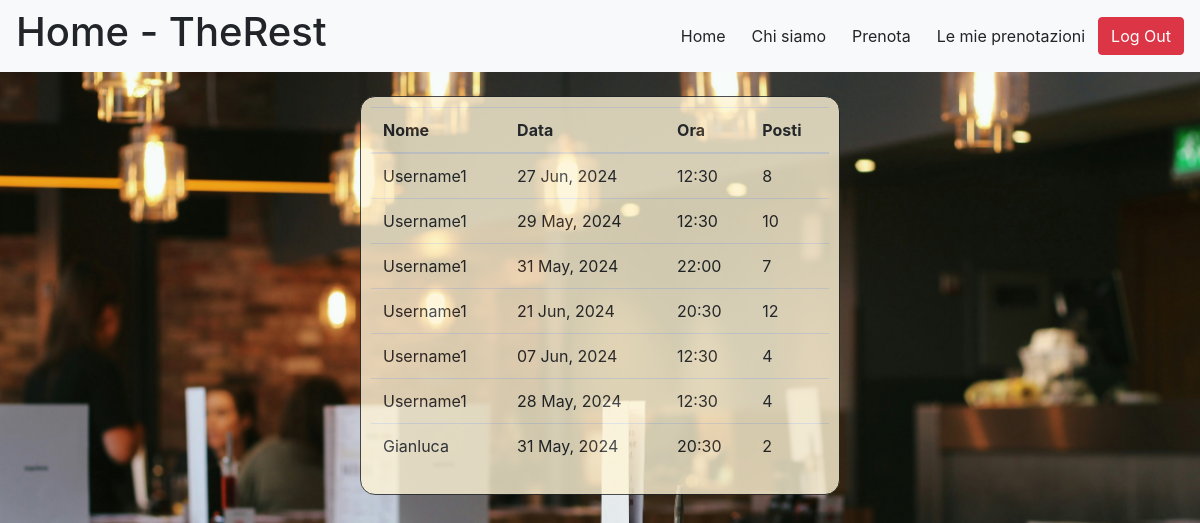
Screenshot of /therest/managed_bookings/ (signed in) with the database file from the repository.
### therest/models.py (models this page shows)
class Booking_managed(models.Model):
    id_booking=models.ForeignKey(Booking, on_delete=models.CASCADE)
    id_user=models.ForeignKey(UserProfile, on_delete=models.CASCADE)
    state=models.BooleanField(null=True)

class UserProfile(models.Model):
    user = models.OneToOneField(User, on_delete=models.CASCADE)
    name = models.CharField(max_length=50)
    role=models.CharField(max_length=50)

class Booking(models.Model):
    number=models.CharField(max_length=3, null=True)
    data=models.CharField(max_length=50, null=True)
    ora=models.CharField(max_length=50, null=True)
    client = models.ForeignKey(UserProfile, on_delete=models.CASCADE, null=True)

### therest/views.py (the view)
# urls.py: path('managed_bookings/', views.managedbookingviews, name="managed_bookings"),
def managedbookingviews(request):
    today = timezone.now().date()
    bookings_to_delete = Booking.objects.all()
    for booking in bookings_to_delete:
        booking_date = datetime.strptime(booking.data, "%Y-%m-%d").date()
        if booking_date < today:
            booking.delete()
    list=[]
    bookings_managed=Booking_managed.objects.filter(state=True).values()
    for booking in bookings_managed:
        all_booking = Booking.objects.filter(id=booking['id_booking_id']).values()
        datetime_obj = datetime.strptime(all_booking[0]['data'], "%Y-%m-%d")
        new_date=datetime_obj.strftime("%d %b, %Y")
        booking['data']=new_date
        booking['ora']=all_booking[0]['ora']
        booking['number']=all_booking[0]['number']
        user = UserProfile.objects.get(id=booking['id_user_id'])
        booking['client_name']=user.name
    return render(request,'therest/managed_bookings.html', {
        'bookings':bookings_managed
    })

### therest/templates/therest/managed_bookings.html (shortened to what this page needs)
{% load static %}
<html>
    <head>
      <link rel="stylesheet" href="{% static 'styles.css' %}">
      <link href="https://maxcdn.bootstrapcdn.com/font-awesome/4.7.0/css/font-awesome.min.css" rel="stylesheet" />
      <link rel="stylesheet" href="https://cdn.jsdelivr.net/npm/bootstrap@4.3.1/dist/css/bootstrap.min.css">
    </head>
    <body>
      <nav class="navbar navbar-expand-lg navbar-light bg-light">
        <ul class="navbar-nav mr-auto">
          <p class="h1" id="title-name-detail">Home - TheRest</p>
        </ul>
        <form class="form-inline my-2 my-lg-0">
          <a href="{% url 'home' %}"><button type="button" class="btn btn-light" id="home">Home</button></a>
          <a href="{% url 'about' %}"><button type="button" class="btn btn-light" id="about">Chi siamo</button></a>
          <a href="{% url 'book' %}"><button type="button" class="btn btn-light" id="book">Prenota</button></a>
          {% if user.is_authenticated %}
          {% if user.userprofile.role == "manager" %}
                  <a href="{% url 'manage' %}"><button type="button" class="btn btn-light" id="manage">Gestisci</button></a>
                  <a href="{% url 'managed_bookings' %}"><button type="button" class="btn btn-light" id="manage">Posti prenotati</button></a>
                  {% else %}
                  <a href="{% url 'mybookings' %}"><button type="button" class="btn btn-light" id="manage">Le mie prenotazioni</button></a>
                {% endif %}
          <a href="{% url 'logout' %}"><button type="button" class="btn btn-danger" id="log-out">Log Out</button></a>
          {% else %}
          <a href="{% url 'login' %}"><button type="button" id="manage" class="btn btn-light">Accedi </button></a>
          <a href="{% url 'logout' %}"><button type="button" style="display:none;" class="btn btn-danger" id="log-out">Log Out</button></a>
          {% endif %}
          </form>
      </nav>
      <div id="bookForm" style="width:40%; margin-left:auto; margin-right:auto; margin-top:2%; padding:10px">
        <table class="table">
            <thead>
              <tr>
                <th scope="col">Nome</th>
                <th scope="col">Data</th>
                <th scope="col">Ora</th>
                <th scope="col">Posti</th>
              </tr>
            </thead>
            <tbody>
              {%for element in bookings %}
                    <tr>
                        <td>{{element.client_name}}</td>
                        <td>{{element.data}}</td>
                        <td>{{element.ora}}</td>
                        <td>{{element.number}}</td>
                    </tr>
              {%endfor%}
            </tbody>
          </table>
      </div>
    </body>
</html>

### therest/static/styles.css (style rules this page uses)
body { background-image: url("therest/background1.jpg"); background-repeat: no-repeat; background-size: cover; }
#bookForm { margin-left:auto; margin-right:auto; margin-top:6%; width:30%; background-color: #fff5d7; border-radius: 15px; border: 1px solid; cursor:pointer; padding:10px; opacity: 0.8; }

### rows the page displays
Booking_managed: client_name "Username1", data "27 Jun, 2024", ora "12:30", number "8"
Booking_managed: client_name "Username1", data "29 May, 2024", ora "12:30", number "10"
Booking_managed: client_name "Username1", data "31 May, 2024", ora "22:00", number "7"
Booking_managed: client_name "Username1", data "21 Jun, 2024", ora "20:30", number "12"
Booking_managed: client_name "Username1", data "07 Jun, 2024", ora "12:30", number "4"
Booking_managed: client_name "Username1", data "28 May, 2024", ora "12:30", number "4"
Booking_managed: client_name "Gianluca", data "31 May, 2024", ora "20:30", number "2"
